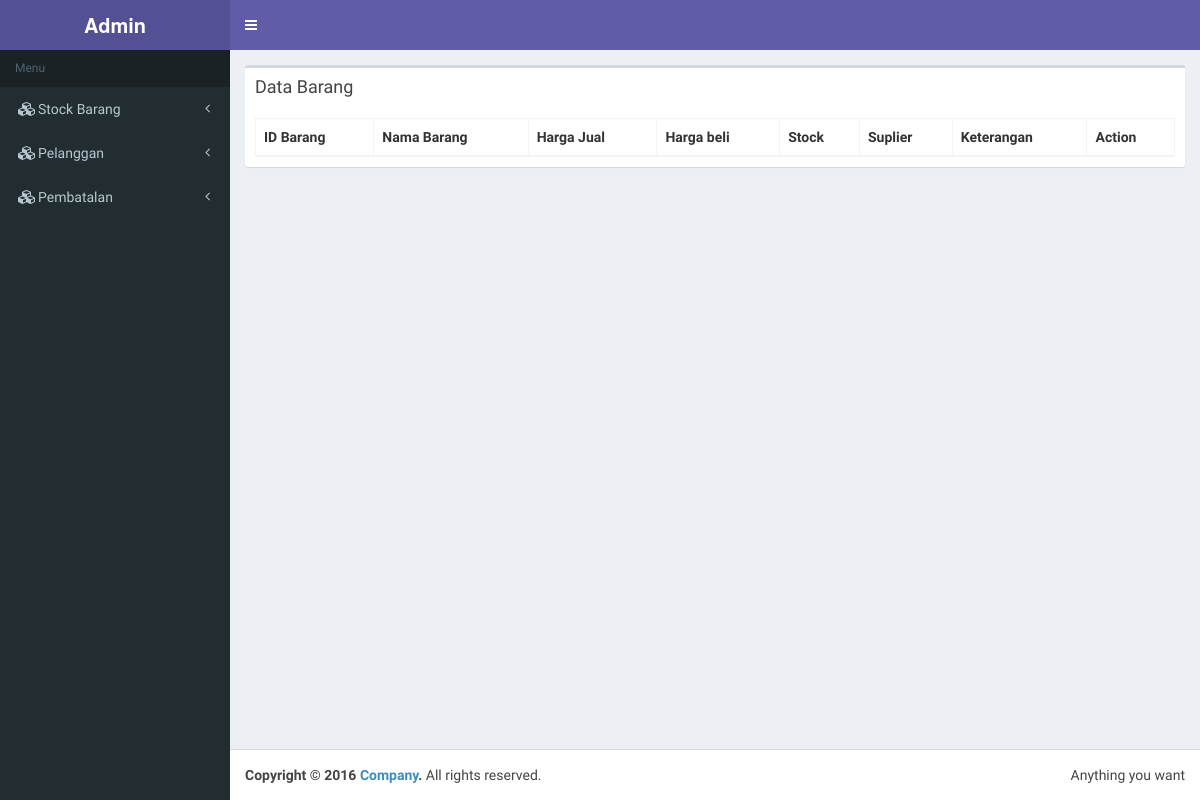
Before: /Admin/index.php?page=list_barang with the older database file.
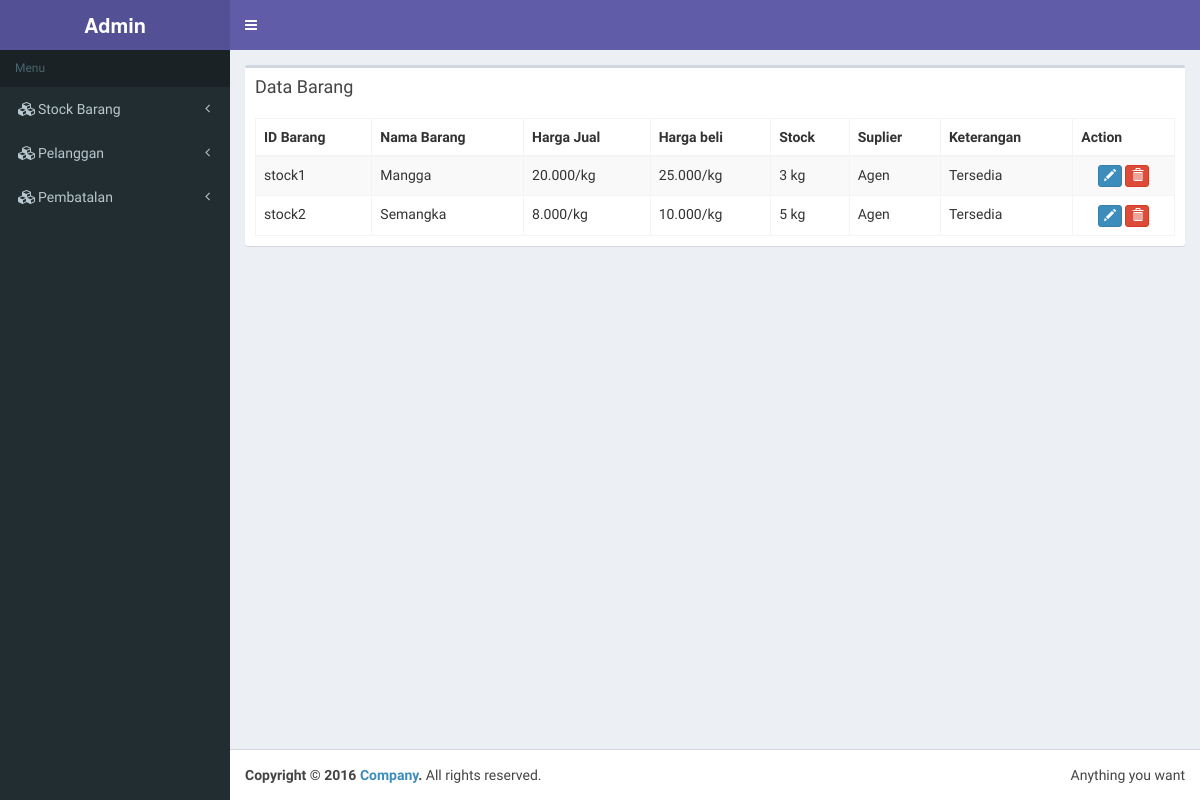
After: the same page with the newer database file.
### tables this page shows
CREATE TABLE `barang` (
  `id_barang` varchar(20) NOT NULL,
  `nama_barang` varchar(30) NOT NULL,
  `harga_jual` varchar(30) NOT NULL,
  `harga_beli` varchar(30) NOT NULL,
  `stock` varchar(20) NOT NULL,
  `suplier` varchar(30) NOT NULL,
  `keterangan` varchar(30) NOT NULL
);

### User Story 1 Cindy/list_barang.php (the view, shortened to what this page needs)
<div class="row">
            <div class="col-xs-12">
              <div class="box">
                <div class="box-header">
                  <h3 class="box-title">Data Barang</h3>
                </div>
                <div class="box-body">
                  <table id="example1" class="table table-bordered table-striped">
                    <thead>
                      <tr>
                        <th>ID Barang</th>
                        <th>Nama Barang</th>
                        <th>Harga Jual</th>
                        <th>Harga beli</th>
                        <th>Stock</th>
                        <th>Suplier</th>
                        <th>Keterangan</th>
                        <th>Action</th>
                      </tr>
                    </thead>
                    <tbody>
                      <?php
                      include 'dbconnect.php';
                      $qw=mysqli_query($db,"SELECT * from barang ");
                      while ($a=mysqli_fetch_row($qw)) {
echo "
                        <tr>
                        <td>$a[0]</td>
                        <td>$a[1]</td>
                        <td>$a[2]</td>
                        <td>$a[3]</td>
                        <td>$a[4]</td>
                        <td>$a[5]</td>
                        <td>$a[6]</td>
                        <td style='text-align:center'>
            <a href='edt_barang.php?id_barang=$a[0]'><span data-placement='top' data-toggle='tooltip' title='Edit'><button class='btn btn-primary btn-xs' data-title='Edit'><span class='glyphicon glyphicon-pencil'></span></button><span></a>
          <a name='oid' href='deleteb.php?id_barang=$a[0]' onclick='return checkDelete()' >  <span data-placement='top' data-toggle='tooltip' title='Delete'><button class='btn btn-danger btn-xs' data-title='Delete'><span class='glyphicon glyphicon-trash'></span></button><span></a>
                        </td>
                      </tr>";
                      }
                    ?>
                    </tbody>
                  </table>
                </div>
              </div>
            </div>
          </div>

### Admin/index.php (shortened to what this page needs)
<!DOCTYPE html>
<html>
<head>
  <link rel="stylesheet" href="bootstrap/css/bootstrap.min.css">
  <link rel="stylesheet" href="https://cdnjs.cloudflare.com/ajax/libs/font-awesome/4.5.0/css/font-awesome.min.css">
  <link rel="stylesheet" href="https://cdnjs.cloudflare.com/ajax/libs/ionicons/2.0.1/css/ionicons.min.css">
  <link rel="stylesheet" href="dist/css/AdminLTE.min.css">
  <link rel="stylesheet" href="dist/css/skins/skin-purple.min.css">
</head>
<body class="hold-transition skin-purple sidebar-mini">
<div class="wrapper">
  <header class="main-header">
    <a href="index2.html" class="logo">
      <span class="logo-lg"><b>Admin</b></span>
    </a>
    <nav class="navbar navbar-static-top" role="navigation">
      <a href="#" class="sidebar-toggle" data-toggle="offcanvas" role="button">
      </a>
    </nav>
  </header>
  <?php include 'menu.php'; ?>
  <div class="content-wrapper">
    <section class="content">
      <?php
      if (isset($_GET['page'])) {
        switch ($_GET['page']) {
          case 'list_barang':include 'list_barang.php';break;
        }
      }
       ?>
    </section>
  </div>
  <footer class="main-footer">
    <div class="pull-right hidden-xs">
      Anything you want
    </div>
    <strong>Copyright &copy; 2016 <a href="#">Company</a>.</strong> All rights reserved.
  </footer>
</div>
</body>
</html>

### Admin/menu.php (shortened to what this page needs)
<aside class="main-sidebar">
        <section class="sidebar">
          <ul class="sidebar-menu">
            <li class="header">Menu</li>
      <li class="treeview">
              <a href="#">
                <i class="fa fa-cubes"></i><span>Stock Barang</span>
                <i class="fa fa-angle-left pull-right"></i>
              </a>
              <a href="#">
                <i class="fa fa-cubes"></i><span>Pelanggan</span>
                <i class="fa fa-angle-left pull-right"></i>
              </a>
              <a href="#">
                <i class="fa fa-cubes"></i><span>Pembatalan</span>
                <i class="fa fa-angle-left pull-right"></i>
              </a>
            </li>
            </ul>
        </section>
</aside>

Changed rows visible on the page:
added barang: id_barang "stock1", nama_barang "Mangga", harga_jual "20.000/kg", harga_beli "25.000/kg", stock "3 kg", suplier "Agen", keterangan "Tersedia"
added barang: id_barang "stock2", nama_barang "Semangka", harga_jual "8.000/kg", harga_beli "10.000/kg", stock "5 kg", suplier "Agen", keterangan "Tersedia"
